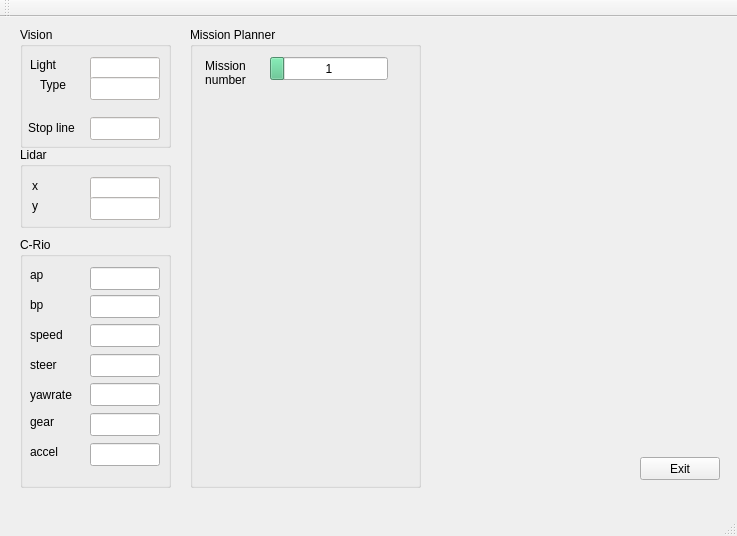
<?xml version="1.0" encoding="UTF-8"?>
<ui version="4.0">
 <class>MainWindow</class>
 <widget class="QMainWindow" name="MainWindow">
  <property name="geometry">
   <rect>
    <x>0</x>
    <y>0</y>
    <width>737</width>
    <height>536</height>
   </rect>
  </property>
  <property name="windowTitle">
   <string>MainWindow</string>
  </property>
  <widget class="QWidget" name="centralWidget">
   <widget class="QPushButton" name="btn_exit">
    <property name="geometry">
     <rect>
      <x>640</x>
      <y>440</y>
      <width>80</width>
      <height>23</height>
     </rect>
    </property>
    <property name="text">
     <string>Exit</string>
    </property>
   </widget>
   <widget class="QGroupBox" name="box_vision">
    <property name="geometry">
     <rect>
      <x>20</x>
      <y>10</y>
      <width>151</width>
      <height>121</height>
     </rect>
    </property>
    <property name="palette">
     <palette>
      <active>
       <colorrole role="Base">
        <brush brushstyle="SolidPattern">
         <color alpha="255">
          <red>255</red>
          <green>255</green>
          <blue>255</blue>
         </color>
        </brush>
       </colorrole>
       <colorrole role="Window">
        <brush brushstyle="SolidPattern">
         <color alpha="255">
          <red>255</red>
          <green>251</green>
          <blue>247</blue>
         </color>
        </brush>
       </colorrole>
      </active>
      <inactive>
       <colorrole role="Base">
        <brush brushstyle="SolidPattern">
         <color alpha="255">
          <red>255</red>
          <green>255</green>
          <blue>255</blue>
         </color>
        </brush>
       </colorrole>
       <colorrole role="Window">
        <brush brushstyle="SolidPattern">
         <color alpha="255">
          <red>255</red>
          <green>251</green>
          <blue>247</blue>
         </color>
        </brush>
       </colorrole>
      </inactive>
      <disabled>
       <colorrole role="Base">
        <brush brushstyle="SolidPattern">
         <color alpha="255">
          <red>255</red>
          <green>251</green>
          <blue>247</blue>
         </color>
        </brush>
       </colorrole>
       <colorrole role="Window">
        <brush brushstyle="SolidPattern">
         <color alpha="255">
          <red>255</red>
          <green>251</green>
          <blue>247</blue>
         </color>
        </brush>
       </colorrole>
      </disabled>
     </palette>
    </property>
    <property name="title">
     <string>Vision</string>
    </property>
    <widget class="QLabel" name="label_light">
     <property name="geometry">
      <rect>
       <x>10</x>
       <y>30</y>
       <width>52</width>
       <height>15</height>
      </rect>
     </property>
     <property name="text">
      <string>Light </string>
     </property>
    </widget>
    <widget class="QLabel" name="label_lightType">
     <property name="geometry">
      <rect>
       <x>20</x>
       <y>50</y>
       <width>52</width>
       <height>15</height>
      </rect>
     </property>
     <property name="text">
      <string>Type</string>
     </property>
    </widget>
    <widget class="QLabel" name="label_stopline">
     <property name="geometry">
      <rect>
       <x>6</x>
       <y>85</y>
       <width>51</width>
       <height>31</height>
      </rect>
     </property>
     <property name="text">
      <string>Stop line</string>
     </property>
     <property name="alignment">
      <set>Qt::AlignCenter</set>
     </property>
     <property name="wordWrap">
      <bool>true</bool>
     </property>
    </widget>
    <widget class="QLineEdit" name="text_light">
     <property name="geometry">
      <rect>
       <x>70</x>
       <y>30</y>
       <width>70</width>
       <height>23</height>
      </rect>
     </property>
    </widget>
    <widget class="QLineEdit" name="text_lightType">
     <property name="geometry">
      <rect>
       <x>70</x>
       <y>50</y>
       <width>70</width>
       <height>23</height>
      </rect>
     </property>
    </widget>
    <widget class="QLineEdit" name="text_stopLine">
     <property name="geometry">
      <rect>
       <x>70</x>
       <y>90</y>
       <width>70</width>
       <height>23</height>
      </rect>
     </property>
    </widget>
   </widget>
   <widget class="QGroupBox" name="box_crio">
    <property name="geometry">
     <rect>
      <x>20</x>
      <y>220</y>
      <width>151</width>
      <height>251</height>
     </rect>
    </property>
    <property name="title">
     <string>C-Rio</string>
    </property>
    <widget class="QLabel" name="label_ap">
     <property name="geometry">
      <rect>
       <x>10</x>
       <y>30</y>
       <width>52</width>
       <height>16</height>
      </rect>
     </property>
     <property name="text">
      <string>ap</string>
     </property>
    </widget>
    <widget class="QLabel" name="label_bp">
     <property name="geometry">
      <rect>
       <x>10</x>
       <y>60</y>
       <width>52</width>
       <height>15</height>
      </rect>
     </property>
     <property name="text">
      <string>bp</string>
     </property>
    </widget>
    <widget class="QLabel" name="label_speed">
     <property name="geometry">
      <rect>
       <x>10</x>
       <y>90</y>
       <width>52</width>
       <height>15</height>
      </rect>
     </property>
     <property name="text">
      <string>speed</string>
     </property>
    </widget>
    <widget class="QLabel" name="label_steer">
     <property name="geometry">
      <rect>
       <x>10</x>
       <y>120</y>
       <width>52</width>
       <height>15</height>
      </rect>
     </property>
     <property name="text">
      <string>steer</string>
     </property>
    </widget>
    <widget class="QLabel" name="label_yaw">
     <property name="geometry">
      <rect>
       <x>10</x>
       <y>150</y>
       <width>52</width>
       <height>15</height>
      </rect>
     </property>
     <property name="text">
      <string>yawrate</string>
     </property>
    </widget>
    <widget class="QLabel" name="label_gear">
     <property name="geometry">
      <rect>
       <x>10</x>
       <y>175</y>
       <width>52</width>
       <height>20</height>
      </rect>
     </property>
     <property name="text">
      <string>gear</string>
     </property>
    </widget>
    <widget class="QLabel" name="label_accel">
     <property name="geometry">
      <rect>
       <x>10</x>
       <y>205</y>
       <width>52</width>
       <height>20</height>
      </rect>
     </property>
     <property name="text">
      <string>accel</string>
     </property>
    </widget>
    <widget class="QLineEdit" name="text_ap">
     <property name="geometry">
      <rect>
       <x>70</x>
       <y>30</y>
       <width>70</width>
       <height>23</height>
      </rect>
     </property>
    </widget>
    <widget class="QLineEdit" name="text_bp">
     <property name="geometry">
      <rect>
       <x>70</x>
       <y>58</y>
       <width>70</width>
       <height>23</height>
      </rect>
     </property>
    </widget>
    <widget class="QLineEdit" name="text_speed">
     <property name="geometry">
      <rect>
       <x>70</x>
       <y>87</y>
       <width>70</width>
       <height>23</height>
      </rect>
     </property>
    </widget>
    <widget class="QLineEdit" name="text_steer">
     <property name="geometry">
      <rect>
       <x>70</x>
       <y>117</y>
       <width>70</width>
       <height>23</height>
      </rect>
     </property>
    </widget>
    <widget class="QLineEdit" name="text_yaw">
     <property name="geometry">
      <rect>
       <x>70</x>
       <y>146</y>
       <width>70</width>
       <height>23</height>
      </rect>
     </property>
    </widget>
    <widget class="QLineEdit" name="text_gear">
     <property name="geometry">
      <rect>
       <x>70</x>
       <y>176</y>
       <width>70</width>
       <height>23</height>
      </rect>
     </property>
    </widget>
    <widget class="QLineEdit" name="text_accel">
     <property name="geometry">
      <rect>
       <x>70</x>
       <y>206</y>
       <width>70</width>
       <height>23</height>
      </rect>
     </property>
    </widget>
   </widget>
   <widget class="QGroupBox" name="box_planner">
    <property name="geometry">
     <rect>
      <x>190</x>
      <y>10</y>
      <width>231</width>
      <height>461</height>
     </rect>
    </property>
    <property name="title">
     <string>Mission Planner</string>
    </property>
    <widget class="QLabel" name="label_mission">
     <property name="geometry">
      <rect>
       <x>10</x>
       <y>30</y>
       <width>51</width>
       <height>31</height>
      </rect>
     </property>
     <property name="text">
      <string>Mission number</string>
     </property>
     <property name="alignment">
      <set>Qt::AlignCenter</set>
     </property>
     <property name="wordWrap">
      <bool>true</bool>
     </property>
    </widget>
    <widget class="QProgressBar" name="progressbar_missionNum">
     <property name="geometry">
      <rect>
       <x>80</x>
       <y>30</y>
       <width>118</width>
       <height>23</height>
      </rect>
     </property>
     <property name="palette">
      <palette>
       <active>
        <colorrole role="Highlight">
         <brush brushstyle="SolidPattern">
          <color alpha="255">
           <red>113</red>
           <green>198</green>
           <blue>153</blue>
          </color>
         </brush>
        </colorrole>
        <colorrole role="HighlightedText">
         <brush brushstyle="SolidPattern">
          <color alpha="255">
           <red>8</red>
           <green>8</green>
           <blue>8</blue>
          </color>
         </brush>
        </colorrole>
       </active>
       <inactive>
        <colorrole role="Highlight">
         <brush brushstyle="SolidPattern">
          <color alpha="255">
           <red>113</red>
           <green>198</green>
           <blue>153</blue>
          </color>
         </brush>
        </colorrole>
        <colorrole role="HighlightedText">
         <brush brushstyle="SolidPattern">
          <color alpha="255">
           <red>8</red>
           <green>8</green>
           <blue>8</blue>
          </color>
         </brush>
        </colorrole>
       </inactive>
       <disabled>
        <colorrole role="Highlight">
         <brush brushstyle="SolidPattern">
          <color alpha="255">
           <red>145</red>
           <green>141</green>
           <blue>126</blue>
          </color>
         </brush>
        </colorrole>
        <colorrole role="HighlightedText">
         <brush brushstyle="SolidPattern">
          <color alpha="255">
           <red>8</red>
           <green>8</green>
           <blue>8</blue>
          </color>
         </brush>
        </colorrole>
       </disabled>
      </palette>
     </property>
     <property name="minimum">
      <number>0</number>
     </property>
     <property name="maximum">
      <number>8</number>
     </property>
     <property name="value">
      <number>1</number>
     </property>
     <property name="format">
      <string>%v</string>
     </property>
    </widget>
   </widget>
   <widget class="QGroupBox" name="box_lidar">
    <property name="geometry">
     <rect>
      <x>20</x>
      <y>130</y>
      <width>151</width>
      <height>81</height>
     </rect>
    </property>
    <property name="palette">
     <palette>
      <active>
       <colorrole role="Base">
        <brush brushstyle="SolidPattern">
         <color alpha="255">
          <red>255</red>
          <green>255</green>
          <blue>255</blue>
         </color>
        </brush>
       </colorrole>
       <colorrole role="Window">
        <brush brushstyle="SolidPattern">
         <color alpha="255">
          <red>255</red>
          <green>251</green>
          <blue>247</blue>
         </color>
        </brush>
       </colorrole>
      </active>
      <inactive>
       <colorrole role="Base">
        <brush brushstyle="SolidPattern">
         <color alpha="255">
          <red>255</red>
          <green>255</green>
          <blue>255</blue>
         </color>
        </brush>
       </colorrole>
       <colorrole role="Window">
        <brush brushstyle="SolidPattern">
         <color alpha="255">
          <red>255</red>
          <green>251</green>
          <blue>247</blue>
         </color>
        </brush>
       </colorrole>
      </inactive>
      <disabled>
       <colorrole role="Base">
        <brush brushstyle="SolidPattern">
         <color alpha="255">
          <red>255</red>
          <green>251</green>
          <blue>247</blue>
         </color>
        </brush>
       </colorrole>
       <colorrole role="Window">
        <brush brushstyle="SolidPattern">
         <color alpha="255">
          <red>255</red>
          <green>251</green>
          <blue>247</blue>
         </color>
        </brush>
       </colorrole>
      </disabled>
     </palette>
    </property>
    <property name="title">
     <string>Lidar</string>
    </property>
    <widget class="QLabel" name="label_lidarX">
     <property name="geometry">
      <rect>
       <x>12</x>
       <y>31</y>
       <width>52</width>
       <height>15</height>
      </rect>
     </property>
     <property name="text">
      <string>x</string>
     </property>
    </widget>
    <widget class="QLabel" name="label_lidarY">
     <property name="geometry">
      <rect>
       <x>12</x>
       <y>51</y>
       <width>52</width>
       <height>15</height>
      </rect>
     </property>
     <property name="text">
      <string>y</string>
     </property>
    </widget>
    <widget class="QLineEdit" name="text_lidarX">
     <property name="geometry">
      <rect>
       <x>70</x>
       <y>30</y>
       <width>70</width>
       <height>23</height>
      </rect>
     </property>
    </widget>
    <widget class="QLineEdit" name="text_lidarY">
     <property name="geometry">
      <rect>
       <x>70</x>
       <y>50</y>
       <width>70</width>
       <height>23</height>
      </rect>
     </property>
    </widget>
   </widget>
  </widget>
  <widget class="QMenuBar" name="menuBar">
   <property name="geometry">
    <rect>
     <x>0</x>
     <y>0</y>
     <width>737</width>
     <height>20</height>
    </rect>
   </property>
  </widget>
  <widget class="QToolBar" name="mainToolBar">
   <attribute name="toolBarArea">
    <enum>TopToolBarArea</enum>
   </attribute>
   <attribute name="toolBarBreak">
    <bool>false</bool>
   </attribute>
  </widget>
  <widget class="QStatusBar" name="statusBar"/>
 </widget>
 <layoutdefault spacing="6" margin="11"/>
 <resources/>
 <connections/>
</ui>
